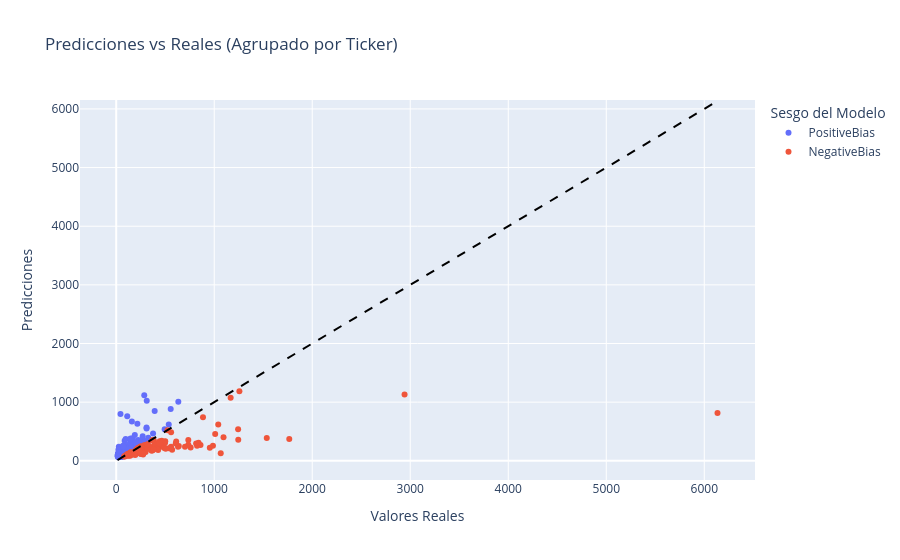

Notebook code cell kept with this figure:
### Markdown cell above
Se generan 2 clusters segun las predicciones:
* Positive_Bias: si los residuos son mayores o iguales a cero.
* Negative_Bias: si los residuos son menores a cero.

### Code cell
# Se dividen los datos para predecir el valor de la última fecha disponible para cada ticker en el conjunto de test
X_train = X.iloc[:-len(df['Ticker'].unique())]  # Todos menos la última fecha de cada ticker
y_train = y.iloc[:-len(df['Ticker'].unique())]
X_test = X.iloc[-len(df['Ticker'].unique()):]   # Solo la última fecha de cada ticker
y_test = y.iloc[-len(df['Ticker'].unique()):]

# Recuperar el ticker usando el indice de y_test
tickers_test = df.loc[y_test.index, 'Ticker']

# Predicciones en el conjunto de test
y_pred = pipe.predict(X_test)

# Consolidar resultados individuales en un DataFrame
resultados_df = pd.DataFrame({
    'Ticker': tickers_test,
    'Predicted': y_pred,
    'Observed': y_test
})

# Calcular el residuo para cada predicción
resultados_df['Residuals'] = resultados_df['Predicted'] - resultados_df['Observed']

# Agrupar por ticker
resultados_agrupados = resultados_df.groupby('Ticker')[['Predicted', 'Observed', 'Residuals']].mean()

# Generar el Cluster sobre el promedio de los residuos
resultados_agrupados['Cluster'] = ['PositiveBias' if r >= 0 else 'NegativeBias' 
                                   for r in resultados_agrupados['Residuals']]

# Visualizar
fig = px.scatter(
    resultados_agrupados, 
    x='Observed', 
    y='Predicted', 
    color='Cluster',
    hover_name=resultados_agrupados.index, 
    labels={'Observed':'Valores Reales', 'Predicted':'Predicciones', 'Cluster':'Sesgo del Modelo'},
    title='Predicciones vs Reales (Agrupado por Ticker)'
)

# Línea de identidad perfecta
min_val = resultados_agrupados['Observed'].min()
max_val = resultados_agrupados['Observed'].max()
fig.add_shape(type='line', x0=min_val, y0=min_val, x1=max_val, y1=max_val,
              line=dict(color='black', dash='dash', width=2))
fig.show()

# Estadísticas por cluster a nivel Ticker
over_mask = resultados_agrupados['Cluster'] == 'PositiveBias'
under_mask = resultados_agrupados['Cluster'] == 'NegativeBias'

print("\nEstadísticas por cluster (a nivel de Ticker):")
print(f"Overprediction: {over_mask.sum()} tickers, residuo medio global: {resultados_agrupados.loc[over_mask, 'Residuals'].mean():.4f}")
print(f"Underprediction: {under_mask.sum()} tickers, residuo medio global: {resultados_agrupados.loc[under_mask, 'Residuals'].mean():.4f}")

### Figure 1 — Plotly figure (JSON) as saved in the notebook; plotly's stock layout.template omitted (floating-point values rounded to 4 significant figures; data arrays with more than 128 entries replaced by an {"elided": "..."} marker saying what was removed)
{"data": [{"hovertemplate": "<b>%{hovertext}</b><br><br>Sesgo del Modelo=PositiveBias<br>Valores Reales=%{x}<br>Predicciones=%{y}<extra></extra>", "hovertext": {"elided": "218 str values"}, "legendgroup": "PositiveBias", "marker": {"color": "#636efa", "symbol": "circle"}, "mode": "markers", "name": "PositiveBias", "orientation": "v", "showlegend": true, "type": "scatter", "x": {"elided": "218 float values"}, "xaxis": "x", "y": {"elided": "218 float values"}, "yaxis": "y"}, {"hovertemplate": "<b>%{hovertext}</b><br><br>Sesgo del Modelo=NegativeBias<br>Valores Reales=%{x}<br>Predicciones=%{y}<extra></extra>", "hovertext": {"elided": "136 str values"}, "legendgroup": "NegativeBias", "marker": {"color": "#EF553B", "symbol": "circle"}, "mode": "markers", "name": "NegativeBias", "orientation": "v", "showlegend": true, "type": "scatter", "x": {"elided": "136 float values"}, "xaxis": "x", "y": {"elided": "136 float values"}, "yaxis": "y"}], "layout": {"legend": {"title": {"text": "Sesgo del Modelo"}, "tracegroupgap": 0}, "shapes": [{"line": {"color": "black", "dash": "dash", "width": 2}, "type": "line", "x0": 13.14, "x1": 6135, "y0": 13.14, "y1": 6135}], "title": {"text": "Predicciones vs Reales (Agrupado por Ticker)"}, "xaxis": {"anchor": "y", "domain": [0, 1], "title": {"text": "Valores Reales"}}, "yaxis": {"anchor": "x", "domain": [0, 1], "title": {"text": "Predicciones"}}}}
